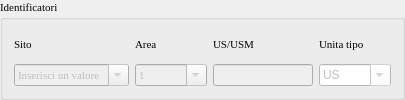
    <widget class="QgsCollapsibleGroupBox" name="groupBox">
     <property name="sizePolicy">
      <sizepolicy hsizetype="Expanding" vsizetype="Expanding">
       <horstretch>0</horstretch>
       <verstretch>0</verstretch>
      </sizepolicy>
     </property>
     <property name="maximumSize">
      <size>
       <width>16777215</width>
       <height>16777215</height>
      </size>
     </property>
     <property name="font">
      <font>
       <family>Times New Roman</family>
       <pointsize>8</pointsize>
       <weight>50</weight>
       <italic>false</italic>
       <bold>false</bold>
      </font>
     </property>
     <property name="title">
      <string>Identificatori</string>
     </property>
     <property name="flat">
      <bool>false</bool>
     </property>
     <property name="checkable">
      <bool>false</bool>
     </property>
     <property name="collapsed">
      <bool>false</bool>
     </property>
     <property name="scrollOnExpand">
      <bool>false</bool>
     </property>
     <property name="saveCollapsedState">
      <bool>true</bool>
     </property>
     <property name="saveCheckedState">
      <bool>false</bool>
     </property>
     <layout class="QGridLayout" name="gridLayout_6">
      <item row="0" column="1">
       <widget class="QLabel" name="label_2">
        <property name="sizePolicy">
         <sizepolicy hsizetype="Preferred" vsizetype="Preferred">
          <horstretch>0</horstretch>
          <verstretch>0</verstretch>
         </sizepolicy>
        </property>
        <property name="minimumSize">
         <size>
          <width>0</width>
          <height>0</height>
         </size>
        </property>
        <property name="text">
         <string>Area</string>
        </property>
       </widget>
      </item>
      <item row="0" column="2">
       <widget class="QLabel" name="label_3">
        <property name="sizePolicy">
         <sizepolicy hsizetype="Preferred" vsizetype="Preferred">
          <horstretch>0</horstretch>
          <verstretch>0</verstretch>
         </sizepolicy>
        </property>
        <property name="minimumSize">
         <size>
          <width>0</width>
          <height>0</height>
         </size>
        </property>
        <property name="text">
         <string>US/USM</string>
        </property>
       </widget>
      </item>
      <item row="1" column="0">
       <widget class="QComboBox" name="comboBox_sito">
        <property name="enabled">
         <bool>false</bool>
        </property>
        <property name="sizePolicy">
         <sizepolicy hsizetype="Preferred" vsizetype="Fixed">
          <horstretch>0</horstretch>
          <verstretch>0</verstretch>
         </sizepolicy>
        </property>
        <property name="minimumSize">
         <size>
          <width>0</width>
          <height>20</height>
         </size>
        </property>
        <property name="font">
         <font>
          <family>Times New Roman</family>
          <pointsize>8</pointsize>
          <weight>50</weight>
          <italic>false</italic>
          <bold>false</bold>
         </font>
        </property>
        <property name="mouseTracking">
         <bool>true</bool>
        </property>
        <property name="editable">
         <bool>true</bool>
        </property>
        <property name="maxVisibleItems">
         <number>99999</number>
        </property>
        <property name="maxCount">
         <number>2147483647</number>
        </property>
        <item>
         <property name="text">
          <string>Inserisci un valore</string>
         </property>
        </item>
       </widget>
      </item>
      <item row="0" column="3">
       <widget class="QLabel" name="label_30">
        <property name="sizePolicy">
         <sizepolicy hsizetype="Preferred" vsizetype="Preferred">
          <horstretch>0</horstretch>
          <verstretch>0</verstretch>
         </sizepolicy>
        </property>
        <property name="minimumSize">
         <size>
          <width>0</width>
          <height>0</height>
         </size>
        </property>
        <property name="text">
         <string>Unita tipo</string>
        </property>
       </widget>
      </item>
      <item row="0" column="0">
       <widget class="QLabel" name="label">
        <property name="sizePolicy">
         <sizepolicy hsizetype="Preferred" vsizetype="Preferred">
          <horstretch>0</horstretch>
          <verstretch>0</verstretch>
         </sizepolicy>
        </property>
        <property name="minimumSize">
         <size>
          <width>0</width>
          <height>0</height>
         </size>
        </property>
        <property name="text">
         <string>Sito </string>
        </property>
       </widget>
      </item>
      <item row="1" column="2">
       <widget class="QLineEdit" name="lineEdit_us">
        <property name="enabled">
         <bool>false</bool>
        </property>
        <property name="sizePolicy">
         <sizepolicy hsizetype="Minimum" vsizetype="Fixed">
          <horstretch>0</horstretch>
          <verstretch>0</verstretch>
         </sizepolicy>
        </property>
        <property name="minimumSize">
         <size>
          <width>0</width>
          <height>20</height>
         </size>
        </property>
        <property name="maximumSize">
         <size>
          <width>100</width>
          <height>16777215</height>
         </size>
        </property>
        <property name="font">
         <font>
          <family>Times New Roman</family>
          <pointsize>8</pointsize>
          <weight>50</weight>
          <italic>false</italic>
          <bold>false</bold>
         </font>
        </property>
       </widget>
      </item>
      <item row="1" column="1">
       <widget class="QComboBox" name="comboBox_area">
        <property name="enabled">
         <bool>false</bool>
        </property>
        <property name="sizePolicy">
         <sizepolicy hsizetype="Minimum" vsizetype="Fixed">
          <horstretch>0</horstretch>
          <verstretch>0</verstretch>
         </sizepolicy>
        </property>
        <property name="minimumSize">
         <size>
          <width>0</width>
          <height>0</height>
         </size>
        </property>
        <property name="maximumSize">
         <size>
          <width>100</width>
          <height>16777215</height>
         </size>
        </property>
        <property name="font">
         <font>
          <family>Times New Roman</family>
          <pointsize>8</pointsize>
          <weight>50</weight>
          <italic>false</italic>
          <bold>false</bold>
         </font>
        </property>
        <property name="editable">
         <bool>true</bool>
        </property>
        <item>
         <property name="text">
          <string>1</string>
         </property>
        </item>
        <item>
         <property name="text">
          <string>2</string>
         </property>
        </item>
        <item>
         <property name="text">
          <string>3</string>
         </property>
        </item>
        <item>
         <property name="text">
          <string>4</string>
         </property>
        </item>
        <item>
         <property name="text">
          <string>5</string>
         </property>
        </item>
        <item>
         <property name="text">
          <string>6</string>
         </property>
        </item>
        <item>
         <property name="text">
          <string>7</string>
         </property>
        </item>
        <item>
         <property name="text">
          <string>8</string>
         </property>
        </item>
        <item>
         <property name="text">
          <string>9</string>
         </property>
        </item>
        <item>
         <property name="text">
          <string>10</string>
         </property>
        </item>
        <item>
         <property name="text">
          <string>11</string>
         </property>
        </item>
        <item>
         <property name="text">
          <string>12</string>
         </property>
        </item>
        <item>
         <property name="text">
          <string>13</string>
         </property>
        </item>
        <item>
         <property name="text">
          <string>14</string>
         </property>
        </item>
        <item>
         <property name="text">
          <string>15</string>
         </property>
        </item>
        <item>
         <property name="text">
          <string>16</string>
         </property>
        </item>
        <item>
         <property name="text">
          <string>17</string>
         </property>
        </item>
        <item>
         <property name="text">
          <string>18</string>
         </property>
        </item>
        <item>
         <property name="text">
          <string>19</string>
         </property>
        </item>
        <item>
         <property name="text">
          <string>20</string>
         </property>
        </item>
       </widget>
      </item>
      <item row="1" column="3">
       <widget class="QComboBox" name="comboBox_unita_tipo">
        <property name="enabled">
         <bool>false</bool>
        </property>
        <property name="sizePolicy">
         <sizepolicy hsizetype="Minimum" vsizetype="Fixed">
          <horstretch>0</horstretch>
          <verstretch>0</verstretch>
         </sizepolicy>
        </property>
        <property name="minimumSize">
         <size>
          <width>0</width>
          <height>20</height>
         </size>
        </property>
        <property name="maximumSize">
         <size>
          <width>100</width>
          <height>16777215</height>
         </size>
        </property>
        <property name="font">
         <font>
          <family>Times New Roman</family>
          <pointsize>8</pointsize>
          <weight>50</weight>
          <italic>false</italic>
          <bold>false</bold>
         </font>
        </property>
        <property name="styleSheet">
         <string notr="true">background-color: rgb(255, 255, 255);</string>
        </property>
        <property name="editable">
         <bool>true</bool>
        </property>
        <item>
         <property name="text">
          <string>US</string>
         </property>
        </item>
        <item>
         <property name="text">
          <string>USM</string>
         </property>
        </item>
       </widget>
      </item>
     </layout>
    </widget>
